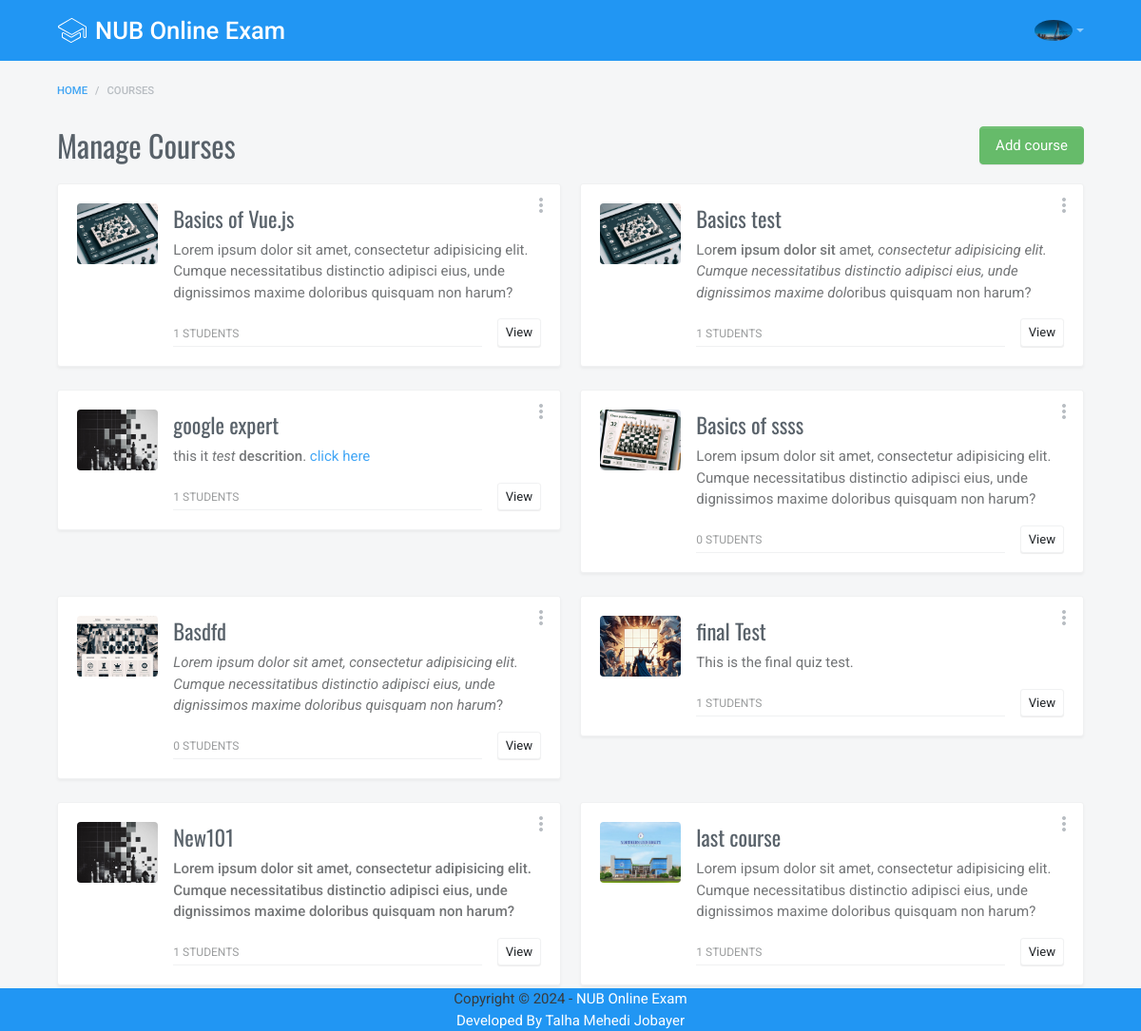
The page /instructor-courses (signed in) on the database its author committed.
### tables this page shows
CREATE TABLE `users` (
  `id` int(11) NOT NULL,
  `name` varchar(30) NOT NULL,
  `email` varchar(50) NOT NULL,
  `pass` varchar(50) NOT NULL,
  `role` varchar(10) NOT NULL DEFAULT 'student',
  `bio` varchar(500) NOT NULL DEFAULT 'Fueled by my passion for understanding the nuances of cross-cultural advertising, I consider myself a forever student, eager to both build on my academic foundations in psychology and sociology and stay in tune with the latest digital marketing strategies through continued coursework.',
  `id_no` varchar(20) NOT NULL DEFAULT '191-15-2395',
  `img` varchar(50) NOT NULL DEFAULT 'profile_demo.jpg'
);

CREATE TABLE `courses` (
  `id` int(11) NOT NULL,
  `title` varchar(20) NOT NULL,
  `description` varchar(350) NOT NULL,
  `owner` varchar(30) NOT NULL,
  `img` varchar(50) NOT NULL,
  `key` varchar(10) NOT NULL DEFAULT '123456'
);

### index.php (called while the page is built, shortened)
<?php
    include("config.php");
    include("functions.php");
    include('./layouts/main.php');
?>

### functions.php (called while the page is built, shortened)
            <?php
    function is_loggedin(){
        if(isset($_SESSION['user'])){
            return true;
        }
        else return false;
    }
?>

### layouts/components/instructor-courses.php (the view, shortened to what this page needs)
<div class="container page__container">
                        <ol class="breadcrumb">
                            <li class="breadcrumb-item"><a href="/ProLearner">Home</a></li>
                            <li class="breadcrumb-item active">Courses</li>
                        </ol>
                        <div class="d-flex flex-column flex-sm-row flex-wrap mb-headings align-items-start align-items-sm-center">
                            <div class="flex mb-2 mb-sm-0">
                                <h1 class="h2">Manage Courses</h1>
                            </div>
                            <a href="instructor-course-add"
                               class="btn btn-success">Add course</a>
                        </div>
                        <div class="row">
                            <?php
                                $instructor = $_SESSION['user'];
                                $res = $db->query("SELECT * FROM courses WHERE `owner`='$instructor'");
                                while($row = $res->fetch_assoc()){
                                    $cid = $row['id'];
                                    $enr = $db->query("SELECT * FROM `enrollments` WHERE course_id='$cid'");
                                    $count = mysqli_num_rows($enr);
                            ?>
                            <div class="col-md-6">
                                <div class="card">
                                    <div class="card-body">
                                        <div class="d-flex flex-column flex-sm-row">
                                            <a href="instructor-course-edit?id=<?php echo $row['id'];?>"
                                               class="avatar avatar-lg avatar-4by3 mb-3 w-xs-plus-down-100 mr-sm-3">
                                                <img src="uploads/<?php echo $row['img'];?>"
                                                     alt="Card image cap"
                                                     class="avatar-img rounded">
                                            </a>
                                            <div class="flex"
                                                 style="min-width: 200px;">
                                                <h4 class="card-title mb-1"><a href="instructor-course-edit?id=<?php echo $row['id'];?>"><?php echo $row['title'];?></a></h4>
                                                <div class="text-black-70"><?php echo $row['description'];?></div>
                                                <div class="d-flex align-items-end">
                                                    <div class="d-flex flex flex-column mr-3">
                                                        <div class="d-flex align-items-center py-1 border-bottom">
                                                            <small class="text-black-50"><?php echo $count;?> STUDENTS</small>
                                                        </div>
                                                    </div>
                                                    <div class="text-center">
                                                        <a href="instructor-course-edit?id=<?php echo $row['id'];?>"
                                                           class="btn btn-sm btn-white">View</a>
                                                    </div>
                                                </div>
                                            </div>
                                        </div>
                                    </div>
                                    <div class="card__options dropdown right-0 pr-2">
                                        <a href="#"
                                           class="dropdown-toggle text-muted"
                                           data-caret="false"
                                           data-toggle="dropdown">
                                            <i class="material-icons">more_vert</i>
                                        </a>
                                    </div>
                                </div>
                            </div>
                            <?php } ?>
                        </div>
                    </div>

### layouts/main.php (shortened to what this page needs)
<!DOCTYPE html>
<html lang="en"
      dir="ltr">
    <head>
        <link type="text/css"
              href="assets/vendor/perfect-scrollbar.css"
              rel="stylesheet">
        <link type="text/css"
              href="assets/css/material-icons.css"
              rel="stylesheet">
        <link type="text/css"
              href="assets/css/fontawesome.css"
              rel="stylesheet">
        <link type="text/css"
              href="assets/vendor/spinkit.css"
              rel="stylesheet">
        <link type="text/css"
              href="assets/css/app.css"
              rel="stylesheet">
        <link type="text/css"
              href="assets/css/custom.css"
              rel="stylesheet">
        <link rel="stylesheet"
              href="https://cdn.jsdelivr.net/fontawesome/4.5.0/css/font-awesome.min.css">
    </head>
    <body class=" fixed-layout">
        <div class="mdk-header-layout js-mdk-header-layout">
            <div id="header"
                 class="mdk-header bg-dark js-mdk-header m-0"
                 data-fixed
                 data-effects="waterfall">
                <div class="mdk-header__content">
                    <nav id="default-navbar"
                         class="navbar navbar-expand navbar-dark bg-primary m-0">
                        <div class="container">
                            <a href="/ProLearner"
                               class="navbar-brand">
                                <img src="assets/images/logo/white.svg"
                                     class="mr-2"
                                     alt="LearnPlus" />
                                <span class="d-none d-xs-md-block">NUB Online Exam</span>
                            </a>
                            <ul class="nav navbar-nav flex-nowrap">
                                 <?php if(is_loggedin()){
                                    $uu_id = $_SESSION['user_id'];
                                    $uu_res = $db->query("select * from users where id='$uu_id'");
                                    $uu=$uu_res->fetch_assoc();
                                ?>
                                <li class="nav-item dropdown ml-1 ml-md-3">
                                    <a class="nav-link dropdown-toggle"
                                       data-toggle="dropdown"
                                       href="#"
                                       role="button"><img src="uploads/<?php echo $uu['img'];?>"
                                             alt="Avatar"
                                             class="rounded-circle"
                                             width="40"></a>
                                </li>
                                <?php } ?>
                            </ul>
                        </div>
                    </nav>
                </div>
            </div>
            <div class="mdk-header-layout__content d-flex flex-column">
            <div class="page ">
                <?php include("layouts/components/$page.php");?>
                <div class="container page__container" style="position:fixed;bottom:0px;padding:0;">
                    <div class="" style="width:100vw;background:#2196F3;padding:0 50px;text-align:center;">
                        Copyright &copy; 2024  - <a href="#" style="color:white;">NUB Online Exam <br> Developed By Talha Mehedi Jobayer</a>
                    </div>
                </div>
            </div>
            </div>
        </div>
    </body>
</html>

### rows shown on the page
users: img (picture)
courses: img (picture), title "Basics of Vue.js", description "Lorem ipsum dolor sit amet, consectetur adipisicing elit. Cumque necessitatibus distinctio adipisci eius, unde dignissimos maxime doloribus quisquam non harum?", count "1"
courses: img (picture), title "Basics test", description "Lor em ipsum dolor sit amet , consectetur adipisicing elit. Cumque necessitatibus distinctio adipisci eius, unde dignissimos maxime dol oribus quisquam non harum?", count "1"
courses: img (picture), title "google expert", description "this it test descrition . click here", count "1"
courses: img (picture), title "Basics of ssss", description "Lorem ipsum dolor sit amet, consectetur adipisicing elit. Cumque necessitatibus distinctio adipisci eius, unde dignissimos maxime doloribus quisquam non harum?", count "0"
courses: img (picture), title "Basdfd", description "Lorem ipsum dolor sit amet, consectetur adipisicing elit. Cumque necessitatibus distinctio adipisci eius, unde dignissimos maxime doloribus quisquam non harum ?", count "0"
courses: img (picture), title "final Test", description "This is the final quiz test.", count "1"
courses: img (picture), title "New101", description "Lorem ipsum dolor sit amet, consectetur adipisicing elit. Cumque necessitatibus distinctio adipisci eius, unde dignissimos maxime doloribus quisquam non harum?", count "1"
courses: img (picture), title "last course", description "Lorem ipsum dolor sit amet, consectetur adipisicing elit. Cumque necessitatibus distinctio adipisci eius, unde dignissimos maxime doloribus quisquam non harum?", count "1"
